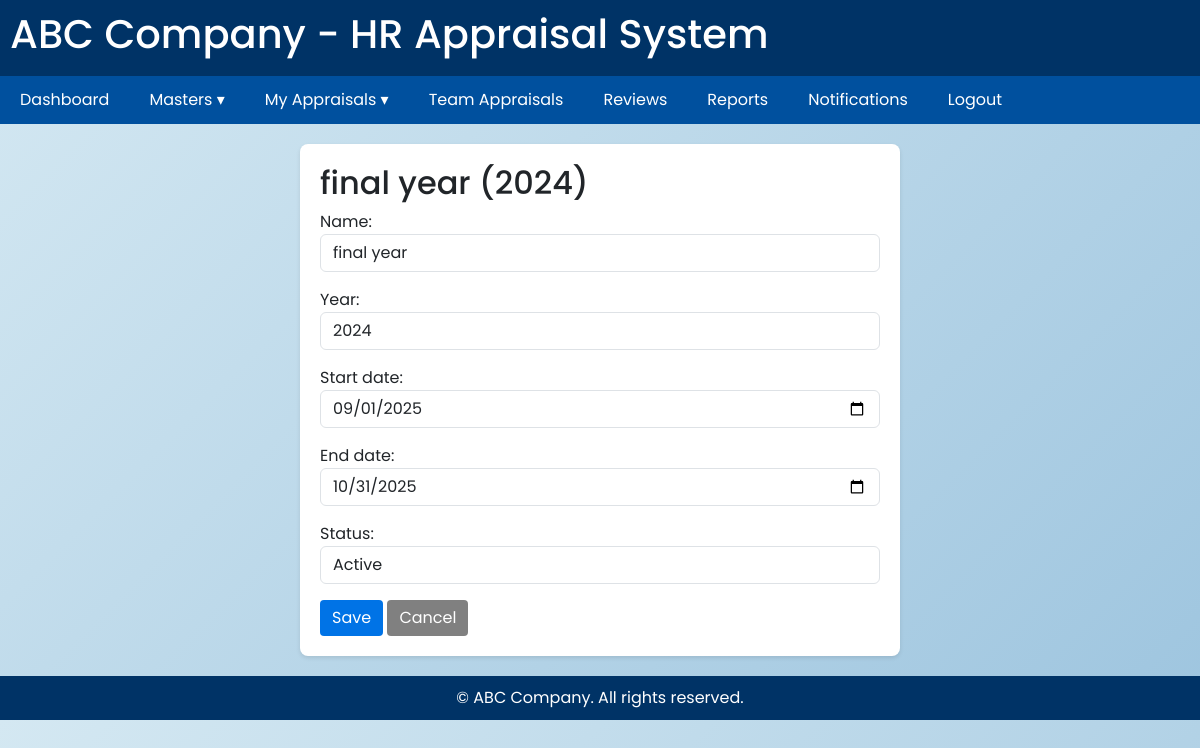
/masters/cycles/1/edit/ (signed in), run on an earlier commit of the app's database.
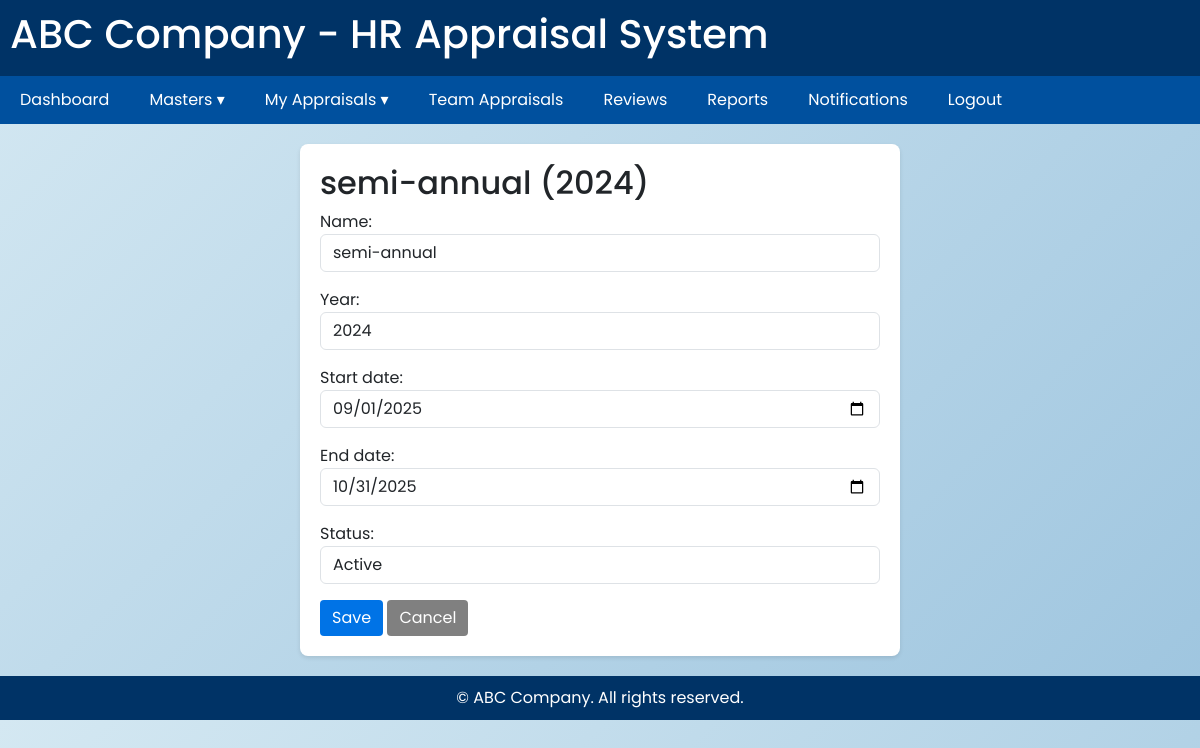
And on a later commit of the database.
### masters/models.py (models this page shows)
class AppraisalCycle(models.Model):
    name = models.CharField(max_length=100)
    year = models.CharField(max_length=100,blank=True, null=True)
    start_date = models.DateField()
    end_date = models.DateField()
    status = models.CharField(
        max_length=20,
        choices=[
            ("Draft", "Draft"),
            ("Active", "Active"),
            ("Closed", "Closed"),
        ],
        default="Draft",
    )
    def __str__(self):
        return f"{self.name} ({self.year})"

### masters/views.py (the view)
# urls.py: path("cycles/<int:pk>/edit/", views.AppraisalCycleUpdate.as_view(), name="cycles_edit"),
class AppraisalCycleUpdate(LoginRequiredMixin, UpdateView):
    model = AppraisalCycle
    form_class = AppraisalCycleForm
    template_name = "masters/cycles_form.html"
    success_url = reverse_lazy("masters:cycles_list")
    login_url = "/accounts/login/"
    redirect_field_name = "next"

### masters/forms.py
class AppraisalCycleForm(forms.ModelForm):
    class Meta:
        model = AppraisalCycle
        fields = ["name", "year", "start_date", "end_date", "status"]
        widgets = {
            "name": forms.TextInput(attrs={"class": "form-control"}),
            "year": forms.NumberInput(attrs={"class": "form-control"}),
            "start_date": forms.DateInput(attrs={"type": "date", "class": "form-control"}),
            "end_date": forms.DateInput(attrs={"type": "date", "class": "form-control"}),
            "status": forms.Select(attrs={"class": "form-control"}),
        }

### masters/context_processors.py (called while the page is built)
def role_name(request):
    if request.user.is_authenticated:
        try:
            employee = Employee.objects.get(user=request.user)
            return {"role_name": employee.role.role_name.lower()}
        except Employee.DoesNotExist:
            return {"role_name": None}
    return {"role_name": None}

### templates/masters/cycles_form.html (shortened to what this page needs)
{% extends "base.html" %}
{% block content %}
<div class="container" style="max-width:600px;">
  <h2>{{ view.object|default:"Add Appraisal Cycle" }}</h2>
  <form method="post">
    {{ form.as_p }}
    <button type="submit" class="btn">Save</button>
    <a href="{% url 'masters:cycles_list' %}" class="btn" style="background:grey;">Cancel</a>
  </form>
</div>
{% endblock %}

What changed in the data, as far as the page shows it:
changed AppraisalCycle "Active": object "final year (2024)" → "semi-annual (2024)"; name "final year" → "semi-annual"
